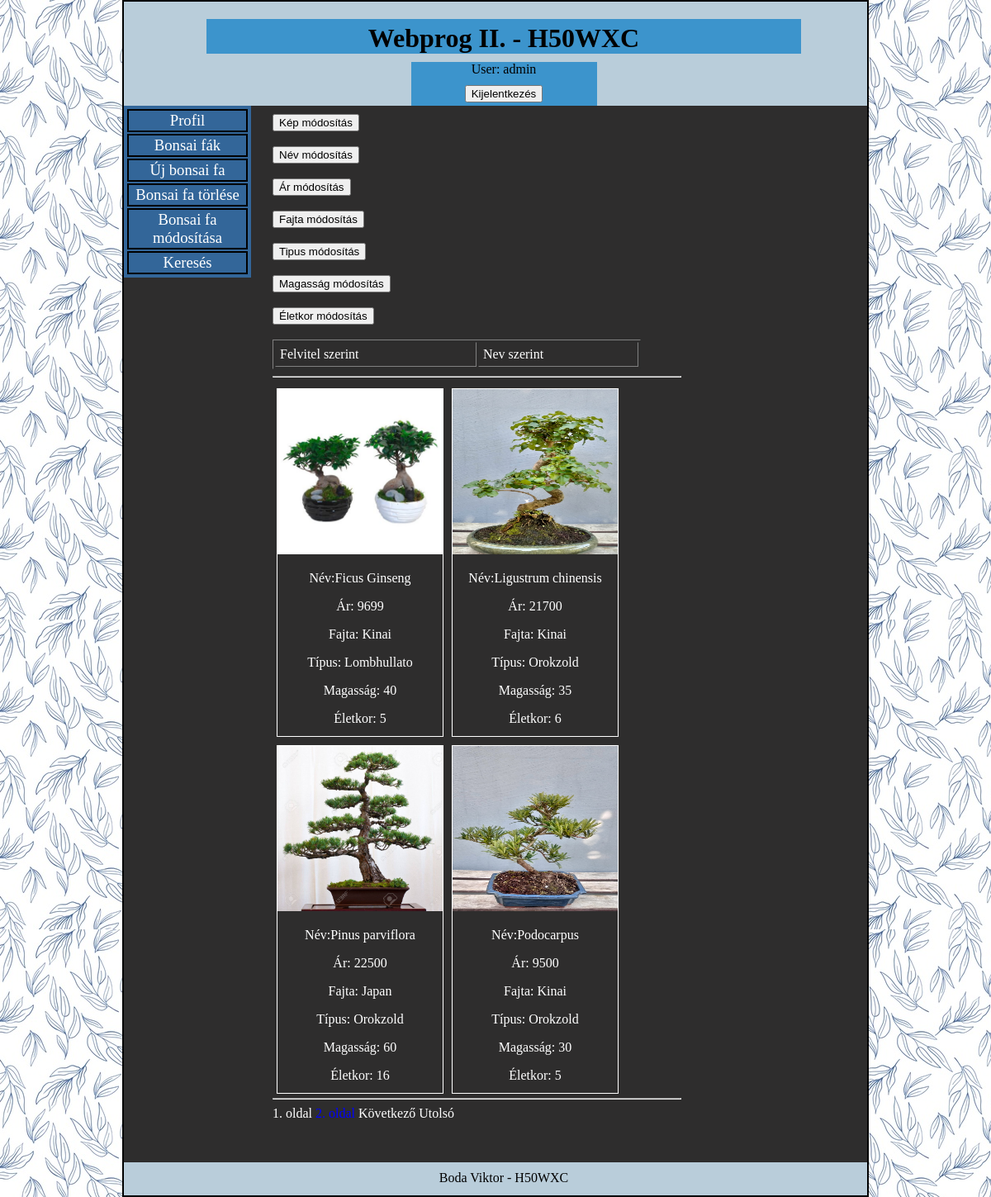
The page /index.php?d=5&order=1 (signed in) on the database its author committed.
### tables this page shows
CREATE TABLE `menu` (
  `id` int(11) NOT NULL AUTO_INCREMENT,
  `name` varchar(20) DEFAULT NULL,
  `link` int(11) DEFAULT NULL,
  PRIMARY KEY (`id`)
);

CREATE TABLE `bonsai` (
  `id` bigint(20) unsigned NOT NULL AUTO_INCREMENT,
  `nev` varchar(40) DEFAULT NULL,
  `ar` int(11) DEFAULT NULL,
  `fajta` varchar(40) DEFAULT NULL,
  `tipus` varchar(20) DEFAULT NULL,
  `magassag` int(11) DEFAULT NULL,
  `eletkor` int(11) DEFAULT NULL,
  `img` varchar(60) DEFAULT NULL,
  PRIMARY KEY (`id`)
);

### bonsai_modifier.php (the view, shortened to what this page needs)
<?php
$dbname="h50wxc";
$con=connect("root","",$dbname);
if (!isset($_GET['order'])) {
    $order = 0;
} else {
    $order = $_GET['order'];
}
if ($order == 0) {
    $orderstring = " order by id";
} else {
    $orderstring = " order by nev";
}
$limit = 4;
$page = isset($_GET['page']) ? abs((int)$_GET['page']) : 1;
$query="select count(*) from bonsai";
$res=mysqli_query($con,$query) or die ("Nem sikerült".$query);
$list=mysqli_fetch_row($res);
$c = array_shift($list);
$maxpage = ceil($c / $limit);
$offset = ($page-1)*$limit;
$query="select id,nev,ar,fajta,tipus,magassag,eletkor,img from bonsai";
$query.=$orderstring;
$query.=" limit $offset,$limit";
$result=mysqli_query($con,$query) or die ("Nem sikerült ".$query);
    echo '<form action="" method="post"><input type="submit" name="modify_kep" value="Kép módosítás"></form><br/>';
            echo '<form action="" method="post"><input type="submit" name="modify_nev" value="Név módosítás"></form><br/>';
            echo '<form action="" method="post"><input type="submit" name="modify_ar" value="Ár módosítás"></form><br/>';
            echo '<form action="" method="post"><input type="submit" name="modify_fajta" value="Fajta módosítás"></form><br/>';
            echo '<form action="" method="post"><input type="submit" name="modify_tipus" value="Tipus módosítás"></form><br/>';
            echo '<form action="" method="post"><input type="submit" name="modify_magassag" value="Magasság módosítás"></form><br/>';
            echo '<form action="" method="post"><input type="submit" name="modify_eletkor" value="Életkor módosítás"></form><br/>';
        echo "<table width=100% border=1><tr class=title><td><a href=index.php?d=".$_GET['d']."&order=0>Felvitel szerint</a></td><td>
<a href=index.php?d=".$_GET['d']."&order=1>Nev szerint</a> </td></tr></table>";
echo "<hr>";
while (list($id,$nev,$ar,$fajta,$tipus,$magassag,$eletkor,$kep)=mysqli_fetch_row($result))
{
 echo "<div style='width:200px; height:420px; text-align:center; border:1pt solid white; float:left; margin:5px;'>";
        echo "<img src=" . $kep . " alt=".$kep." width=200 height=200 />";
        echo "<p>Név:" . $nev . "</p>";
        echo "<p>Ár: " . $ar . "</p>";
        echo "<p>Fajta: " . $fajta . "</p>";
        echo "<p>Típus: " . $tipus . "</p>";
        echo "<p>Magasság: " . $magassag . "</p>";
        echo "<p>Életkor: " . $eletkor . "</p>";
        echo '</div>';
}
echo '<hr style="clear:both;">';
$linklimit = 4;
$linklimit2 = $linklimit / 2;
$linkoffset = ($page > $linklimit2) ? $page - $linklimit2 : 0;
$linkend = $linkoffset+$linklimit;
if ($maxpage - $linklimit2 < $page)
{
   $linkoffset = $maxpage - $linklimit;
   if ($linkoffset < 0)
   {
      $linkoffset = 0;
   }
   $linkend = $maxpage;
}
 for ($i=1+$linkoffset; $i <= $linkend and $i <= $maxpage; $i++)
 {
    $style = ($i == $page) ? "color: white;" : "color: blue;";
    echo "<a href='index.php?d=".$_GET['d']."&order=".$order."&page=$i' style='$style'>$i. oldal  </a>";
 }
 if ($page < $maxpage)
 {
   echo "<a href='index.php?d=".$_GET['d']."&order=".$order."&page=".($page+1)."'>   Következő  </a>";
   echo "<a href='index.php?d=".$_GET['d']."&order=".$order."&page=".$maxpage."'>   Utolsó  </a>";
   }

### menu.php (shortened to what this page needs)
<?php
$dbname="h50wxc";
$con=connect("root","",$dbname);
$query="select authority from users where uname='".$_SESSION['user']."'";
$res=mysqli_query($con,$query) or die ("Hiba: ".mysqli_error($con));
list($aut)=mysqli_fetch_row($res);
if($aut=="admin")
	$query="select name,link from menu";
else
	$query="select name,link from menu where link in(1,2,6)";
$result=mysqli_query($con,$query) or die ("Hiba: ".mysqli_error($con));
echo "<table class=menutable>";
while(list($menutitle,$link)=mysqli_fetch_row($result))
{
        if($menutitle ==="profil"){$menutitle = "Profil";}
        if($menutitle ==="bonsai fak"){$menutitle = "Bonsai fák";}
        if($menutitle ==="uj bonsai fa"){$menutitle = "Új bonsai fa";}
        if($menutitle ==="bonsai fa torlese"){$menutitle = "Bonsai fa törlése";}
        if($menutitle ==="bonsai fa modositasa"){$menutitle = "Bonsai fa módosítása";}
        if($menutitle ==="kereses"){$menutitle = "Keresés";}
	echo "<tr><td><a class=menu href=index.php?d=".$link.">".$menutitle."</a></td></tr>";
}
echo "</table>";

### styles/stylef.css (style rules this page uses)
body { background: url("../img/background.jpg") repeat; color:white; margin:0px; }
.menu { background-color:rgb(51, 102, 153); width:150px; margin-right:20px; overflow:hidden; padding:2px; display:block; text-decoration:none; color:white; font-family:"Times New Roman"; font-size:14pt; float:left; }
.menu table td { border:2px solid black; }
.menu a { width:140px; padding:0px; margin:0px; text-align:center; }
.content table { width:90%; }
.content table td { padding:5px; text-align:left; }
.content a { text-decoration:none; color:white; }

### rows shown on the page
menu: name "Profil"
menu: name "Bonsai fák"
menu: name "Új bonsai fa"
menu: name "Bonsai fa törlése"
menu: name "Bonsai fa módosítása"
menu: name "Keresés"
bonsai: img (picture), nev "Ficus Ginseng", ar "9699", fajta "Kinai", tipus "Lombhullato", magassag "40", eletkor "5"
bonsai: img (picture), nev "Ligustrum chinensis", ar "21700", fajta "Kinai", tipus "Orokzold", magassag "35", eletkor "6"
bonsai: img (picture), nev "Pinus parviflora", ar "22500", fajta "Japan", tipus "Orokzold", magassag "60", eletkor "16"
bonsai: img (picture), nev "Podocarpus", ar "9500", fajta "Kinai", tipus "Orokzold", magassag "30", eletkor "5"

### other values the page prints
$_SESSION['user'] "admin"
